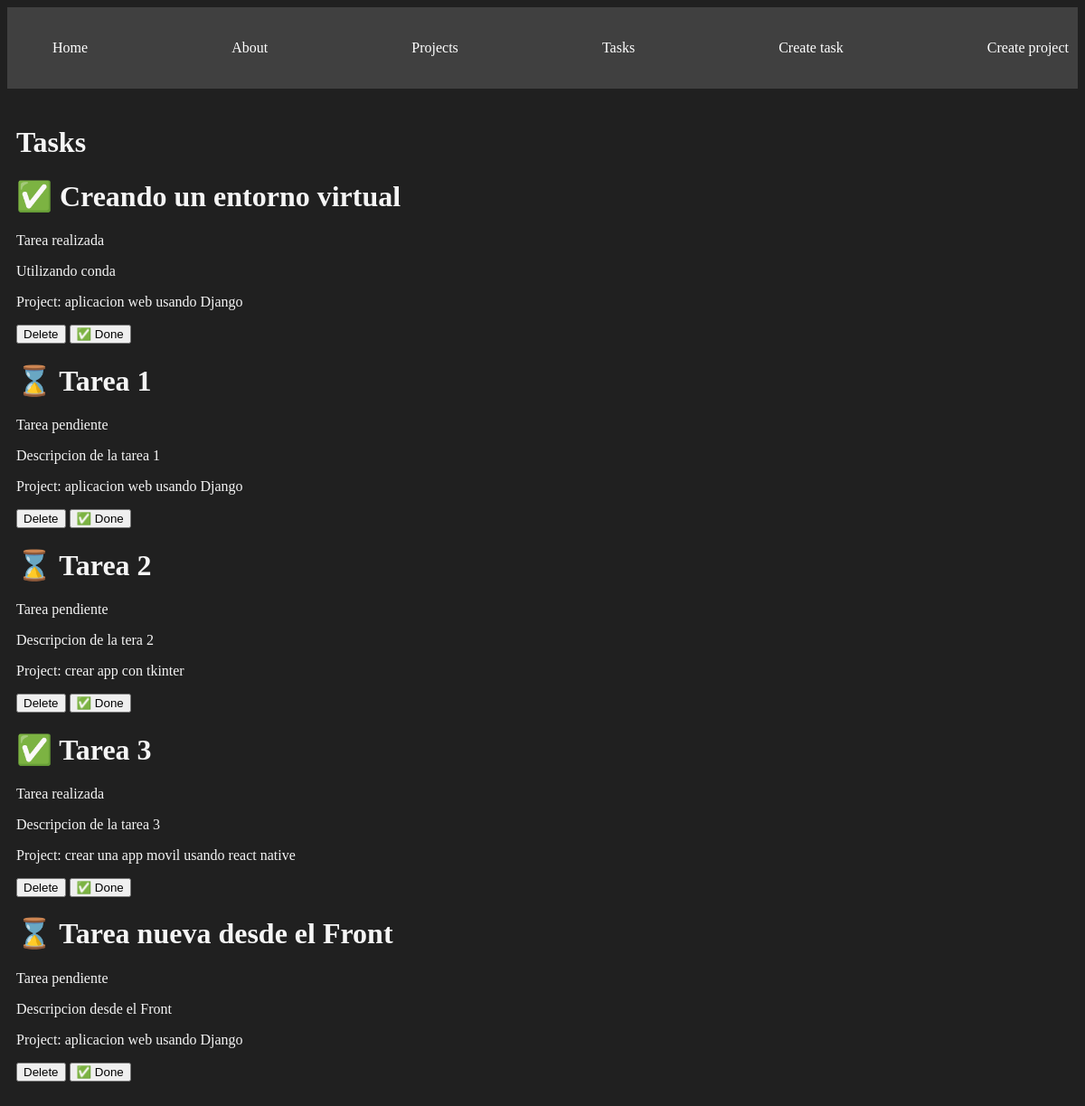
/tasks/, run on an earlier commit of the app's database.
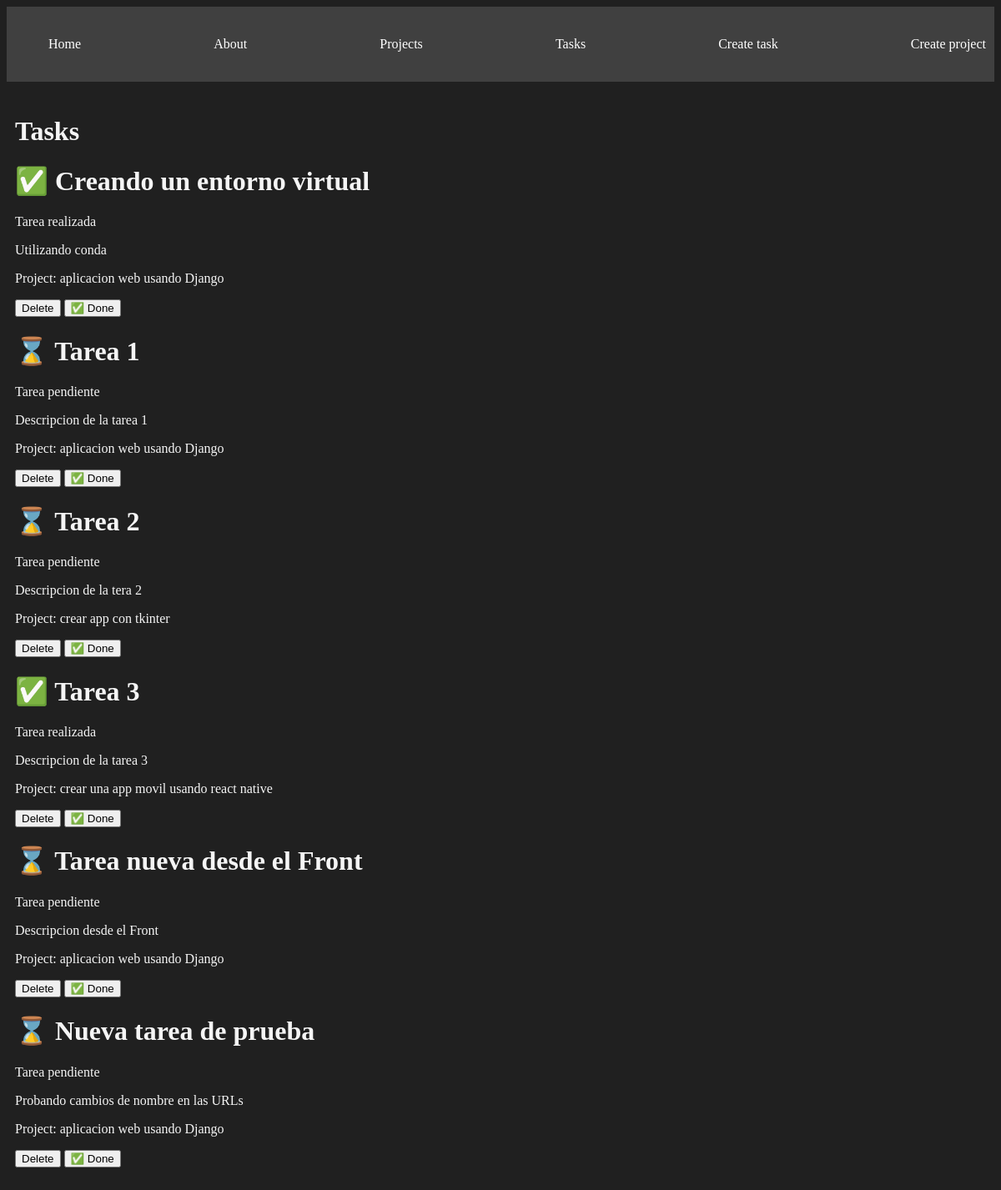
And on a later commit of the database.
### myapp/models.py (models this page shows, shortened)
class Task(models.Model):
    title = models.CharField(max_length=200)
    description =models.TextField()
    project = models.ForeignKey(Project, on_delete=models.CASCADE)
    done = models.BooleanField(default = False)

class Project(models.Model):
    name = models.CharField(max_length=200)
    def __str__(self):
        return self.name

### myapp/views.py (the view)
# urls.py: path('tasks/', views.tasks, name='tasks'),
def tasks(request):
    tasks = Task.objects.all()
    return render(request, 'tasks/tasks.html', {
        'tasks': tasks
    })

### myapp/templates/tasks/tasks.html
{% extends 'layouts/base.html' %}
{% block content %}
<h1>Tasks</h1>
{% for task in tasks %}
<div>
    <h1>{% if task.done == False %} ⌛ {% else %} ✅ {% endif %} {{ task.title }}</h1>
    {% if task.done == False %}
    <p> Tarea pendiente </p>
    {% else %}
    <p> Tarea realizada </p>
    {% endif %}
    <p>{{ task.description }}</p>
    <p> Project: {{ task.project }}</p>
    <button>
        Delete
    </button>
    <button>
        ✅ Done
    </button>
</div>
{% endfor%}
{% endblock %}

### myapp/templates/layouts/base.html (shortened to what this page needs)
{% load static %}
<!DOCTYPE html>
<html lang="en">
<head>
    <link rel="stylesheet" href="{% static '/styles/main.css' %}">
</head>
<body>
    <nav class="navbar container">
        <ul>
            <li>
                <a href="{% url 'index' %}">Home</a>
            </li>
            <li>
                <a href="{% url 'about' %}">About</a>
            </li>
            <li>
                <a href="{% url 'projects' %}">Projects</a>
            </li>
            <li>
                <a href="{% url 'tasks' %}">Tasks</a>
            </li>
            <li>
                <a href="{% url 'create_task' %}">Create task</a>
            </li>
            <li>
                <a href="{% url 'create_project' %}">Create project</a>
            </li>
        </ul>
    </nav>
    <main class="container">
        {% block content %}
        {% endblock %}
    </main>
</body>
</html>

### myapp/static/styles/main.css (style rules this page uses)
body { background: #202020; color: whitesmoke }
.navbar { background: #404040; padding: 5px 0; }
.navbar ul { display: flex; justify-content: space-between; }
.navbar ul li { list-style: none; }
.navbar ul li a { color: #ffff; text-decoration: none; }
.container { max-width: 1200px; margin: auto; padding: 20px 10px; }

What changed in the data, as far as the page shows it:
added Task: title "Nueva tarea de prueba", done "Tarea pendiente", description "Probando cambios de nombre en las URLs", project "aplicacion web usando Django"
